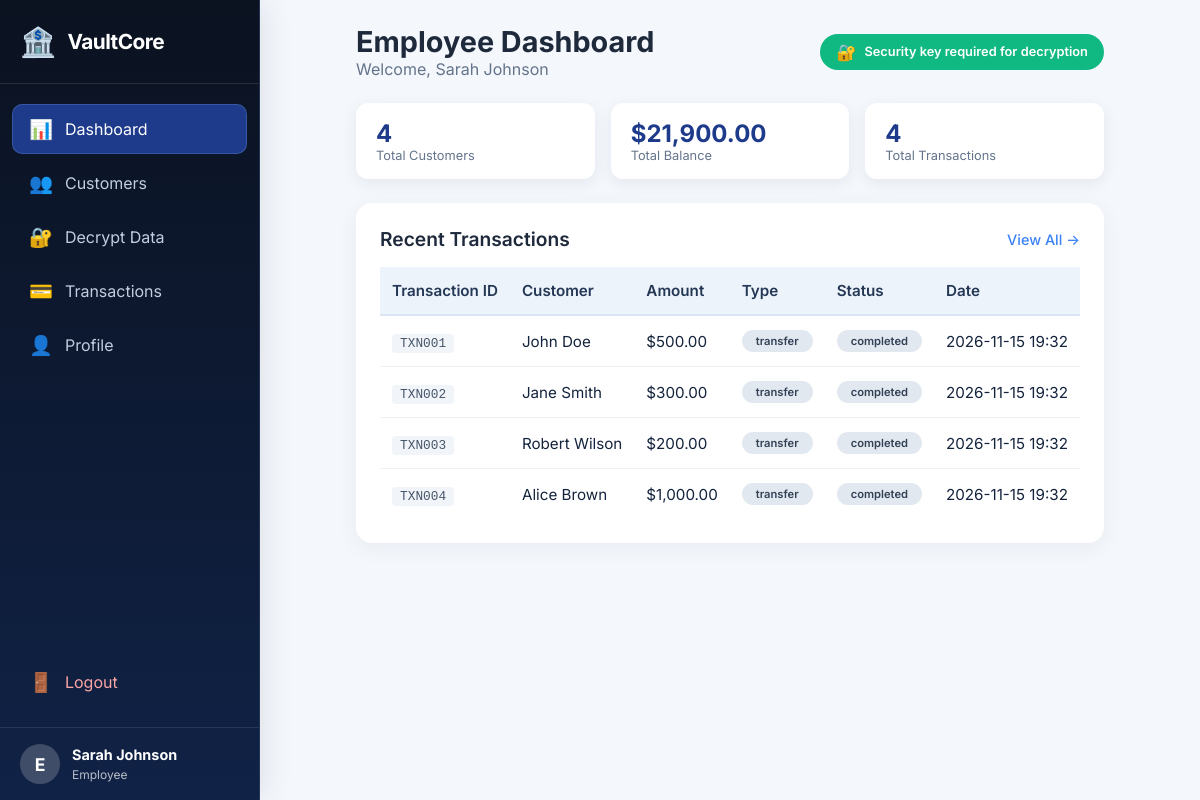
Page /employee/dashboard.php (signed in) on the committed database.
### tables this page shows
CREATE TABLE transactions (
    id INT PRIMARY KEY AUTO_INCREMENT,
    transaction_id VARCHAR(50) UNIQUE NOT NULL,
    customer_id INT,
    from_account VARCHAR(20),
    to_account VARCHAR(20),
    amount DECIMAL(15,2) NOT NULL,
    transaction_type ENUM('deposit', 'withdrawal', 'transfer', 'credit', 'debit') NOT NULL,
    description TEXT,
    status ENUM('pending', 'completed', 'failed', 'reversed') DEFAULT 'completed',
    created_at TIMESTAMP DEFAULT CURRENT_TIMESTAMP,
    FOREIGN KEY (customer_id) REFERENCES customers(id) ON DELETE CASCADE
);

CREATE TABLE customers (
    id INT PRIMARY KEY AUTO_INCREMENT,
    customer_id VARCHAR(20) UNIQUE NOT NULL,
    full_name VARCHAR(100) NOT NULL,
    email VARCHAR(100) UNIQUE NOT NULL,
    phone VARCHAR(20),
    password_hash VARCHAR(255) NOT NULL,
    account_number VARCHAR(20) UNIQUE NOT NULL,
    balance DECIMAL(15,2) DEFAULT 0.00,
    cipher_type ENUM('vigenere', 'columnar', 'railfence', 'hill') DEFAULT 'vigenere',
    cipher_key VARCHAR(50) NOT NULL,
    private_note TEXT,
    created_at TIMESTAMP DEFAULT CURRENT_TIMESTAMP,
    status ENUM('active', 'inactive', 'suspended') DEFAULT 'active'
);

### employee/dashboard.php (the view, shortened to what this page needs)
<?php
$db = new Database();
$conn = $db->getConnection();
$employeeName = $_SESSION['full_name'] ?? 'Employee';
$stmt = $conn->query("SELECT COUNT(*) as total FROM customers WHERE status = 'active'");
$stats['customers'] = $stmt->fetch()['total'];
$stmt = $conn->query("SELECT SUM(balance) as total FROM customers");
$stats['total_balance'] = $stmt->fetch()['total'] ?? 0;
$stmt = $conn->query("SELECT COUNT(*) as total FROM transactions");
$stats['transactions'] = $stmt->fetch()['total'];
$stmt = $conn->query("SELECT t.*, c.full_name, c.account_number FROM transactions t
                       JOIN customers c ON t.customer_id = c.id
                       ORDER BY t.created_at DESC LIMIT 10");
$transactions = $stmt->fetchAll();
?>
<!DOCTYPE html>
<html lang="en">
<head>
    <link rel="stylesheet" href="../css/style.css">
    <link rel="stylesheet" href="../css/dashboard.css">
    <link rel="stylesheet" href="../css/employee.css">
    <link rel="stylesheet" href="../css/vaultcore.css">
</head>
<body>
    <div class="sidebar">
        <div class="sidebar-brand">
            <span class="brand-icon">🏦</span>
            <span>VaultCore</span>
        </div>
        <nav class="sidebar-nav">
            <a href="dashboard.php" class="active">
                <span class="nav-icon">📊</span>
                <span>Dashboard</span>
            </a>
            <a href="customers.php">
                <span class="nav-icon">👥</span>
                <span>Customers</span>
            </a>
            <a href="decrypt.php">
                <span class="nav-icon">🔐</span>
                <span>Decrypt Data</span>
            </a>
            <a href="transactions.php">
                <span class="nav-icon">💳</span>
                <span>Transactions</span>
            </a>
            <a href="profile.php">
                <span class="nav-icon">👤</span>
                <span>Profile</span>
            </a>
            <a href="../auth/logout.php" class="logout">
                <span class="nav-icon">🚪</span>
                <span>Logout</span>
            </a>
        </nav>
        <div class="sidebar-footer">
            <div class="user-info">
                <span class="user-avatar">E</span>
                <div>
                    <strong><?= htmlspecialchars($employeeName) ?></strong>
                    <small>Employee</small>
                </div>
            </div>
        </div>
    </div>
    <div class="main-content">
        <header class="page-header">
            <div>
                <h1>Employee Dashboard</h1>
                <p>Welcome, <?= htmlspecialchars($employeeName) ?></p>
            </div>
            <div class="header-actions">
                <span class="security-badge">
                    <span class="lock-icon">🔐</span>
                    Security key required for decryption
                </span>
            </div>
        </header>
        <div class="employee-stats">
            <div class="employee-stat-card">
                <div class="stat-number"><?= number_format($stats['customers']) ?></div>
                <div class="stat-label">Total Customers</div>
            </div>
            <div class="employee-stat-card">
                <div class="stat-number">$<?= number_format($stats['total_balance'], 2) ?></div>
                <div class="stat-label">Total Balance</div>
            </div>
            <div class="employee-stat-card">
                <div class="stat-number"><?= number_format($stats['transactions']) ?></div>
                <div class="stat-label">Total Transactions</div>
            </div>
        </div>
        <div class="panel">
            <div class="panel-header">
                <h2>Recent Transactions</h2>
                <a href="transactions.php" class="btn-link">View All →</a>
            </div>
            <div class="table-responsive">
                <table>
                    <thead>
                        <tr>
                            <th>Transaction ID</th>
                            <th>Customer</th>
                            <th>Amount</th>
                            <th>Type</th>
                            <th>Status</th>
                            <th>Date</th>
                        </tr>
                    </thead>
                    <tbody>
                        <?php if (empty($transactions)): ?>
                        <tr><td colspan="6" class="text-center">No transactions found</td></tr>
                        <?php else: foreach ($transactions as $tx): ?>
                        <tr>
                            <td><span class="tx-id"><?= htmlspecialchars($tx['transaction_id']) ?></span></td>
                            <td><?= htmlspecialchars($tx['full_name']) ?></td>
                            <td class="<?= $tx['amount'] < 0 ? 'negative' : 'positive' ?>">
                                $<?= number_format(abs($tx['amount']), 2) ?>
                            </td>
                            <td><span class="badge badge-<?= $tx['transaction_type'] ?>"><?= $tx['transaction_type'] ?></span></td>
                            <td><span class="badge badge-<?= $tx['status'] ?>"><?= $tx['status'] ?></span></td>
                            <td><?= date('Y-m-d H:i', strtotime($tx['created_at'])) ?></td>
                        </tr>
                        <?php endforeach; endif; ?>
                    </tbody>
                </table>
            </div>
        </div>
    </div>
</body>
</html>

### css/style.css (style rules this page uses)
:root { --primary: #1e3a8a; --primary-dark: #0b2b5c; --primary-light: #3b5fc4; --gray-50: #f8fafc; --gray-100: #f1f5f9; --gray-200: #e2e8f0; --gray-400: #94a3b8; --gray-500: #64748b; --gray-600: #475569; --gray-800: #1e293b; --success: #16a34a; --warning: #f59e0b; --danger: #dc2626; --shadow: 0 1px 3px rgba(0, 0, 0, 0.1), 0 1px 2px rgba(0, 0, 0, 0.06); --shadow-lg: 0 10px 15px -3px rgba(0, 0, 0, 0.1), 0 4px 6px -2px rgba(0, 0, 0, 0.05); }
* { box-sizing: border-box; margin: 0; padding: 0; font-family: 'Inter', -apple-system, BlinkMacSystemFont, 'Segoe UI', Roboto, sans-serif; }
body { background: #f0f4fa; min-height: 100vh; display: flex; justify-content: center; align-items: center; }
.badge { background: #e2e8f0; padding: 4px 14px; border-radius: 40px; font-size: 0.7rem; font-weight: 600; color: #334155; display: inline-block; }
table { width: 100%; border-collapse: collapse; font-size: 0.95rem; }
th { background: #f8fafc; padding: 14px 12px; text-align: left; font-weight: 600; color: #1e293b; border-bottom: 2px solid #e2e8f0; }
td { padding: 14px 12px; border-bottom: 1px solid #edf2f7; vertical-align: middle; }
tr:last-child td { border-bottom: none; }

### css/dashboard.css (style rules this page uses)
.sidebar { position: fixed; left: 0; top: 0; bottom: 0; width: 260px; background: linear-gradient(180deg, var(--primary-dark), var(--primary)); color: white; display: flex; flex-direction: column; z-index: 100; transition: all 0.3s ease; }
.sidebar-brand { padding: 24px 20px; display: flex; align-items: center; gap: 12px; font-size: 1.3rem; font-weight: 700; border-bottom: 1px solid rgba(255, 255, 255, 0.1); }
.brand-icon { font-size: 1.8rem; }
.sidebar-nav { flex: 1; padding: 20px 12px; display: flex; flex-direction: column; gap: 4px; }
.sidebar-nav a { display: flex; align-items: center; gap: 12px; padding: 12px 16px; border-radius: 10px; color: rgba(255, 255, 255, 0.7); text-decoration: none; transition: all 0.3s ease; }
.sidebar-nav a.active { background: rgba(255, 255, 255, 0.15); color: white; }
.sidebar-nav a.logout { margin-top: auto; color: #fca5a5; }
.nav-icon { font-size: 1.2rem; }
.sidebar-footer { padding: 16px 20px; border-top: 1px solid rgba(255, 255, 255, 0.1); }
.user-info { display: flex; align-items: center; gap: 12px; }
.user-avatar { width: 40px; height: 40px; background: rgba(255, 255, 255, 0.2); border-radius: 50%; display: flex; align-items: center; justify-content: center; font-weight: 700; font-size: 1.1rem; }
.user-info strong { display: block; font-size: 0.9rem; }
.user-info small { font-size: 0.75rem; opacity: 0.7; }
.main-content { margin-left: 260px; padding: 24px 32px; min-height: 100vh; background: var(--gray-50); }
.page-header { display: flex; justify-content: space-between; align-items: center; margin-bottom: 24px; }
.page-header h1 { font-size: 1.8rem; font-weight: 700; color: var(--gray-800); }
.page-header p { color: var(--gray-500); }
.header-actions { display: flex; gap: 12px; }
.panel { background: white; border-radius: 16px; padding: 24px; box-shadow: var(--shadow); margin-bottom: 24px; }
.panel-header { display: flex; justify-content: space-between; align-items: center; margin-bottom: 16px; }
.panel-header h2 { font-size: 1.2rem; font-weight: 600; color: var(--gray-800); }
.btn-link { color: var(--primary-light); text-decoration: none; font-weight: 500; font-size: 0.9rem; }
.tx-id { font-family: 'Courier New', monospace; font-size: 0.8rem; color: var(--gray-600); background: var(--gray-100); padding: 2px 8px; border-radius: 4px; }

### css/employee.css (style rules this page uses)
.security-badge { display: inline-flex; align-items: center; gap: 8px; padding: 8px 16px; background: var(--success); color: white; border-radius: 20px; font-size: 0.8rem; font-weight: 600; }
.security-badge .lock-icon { font-size: 1rem; }
.employee-stats { display: grid; grid-template-columns: repeat(3, 1fr); gap: 16px; margin-bottom: 24px; }
.employee-stat-card { background: white; padding: 16px 20px; border-radius: 12px; box-shadow: var(--shadow); }
.employee-stat-card .stat-number { font-size: 1.5rem; font-weight: 700; color: var(--primary); }
.employee-stat-card .stat-label { font-size: 0.8rem; color: var(--gray-500); }

### rows in the picture
transactions: transaction "TXN001", customer.full_name "John Doe", amount "500.00", transaction_type "transfer", status "completed", created_at "2026-11-15 19:32"
transactions: transaction "TXN002", customer.full_name "Jane Smith", amount "300.00", transaction_type "transfer", status "completed", created_at "2026-11-15 19:32"
transactions: transaction "TXN003", customer.full_name "Robert Wilson", amount "200.00", transaction_type "transfer", status "completed", created_at "2026-11-15 19:32"
transactions: transaction "TXN004", customer.full_name "Alice Brown", amount "1,000.00", transaction_type "transfer", status "completed", created_at "2026-11-15 19:32"

### other values in the picture
$employeeName "Sarah Johnson"
$stats['customers'] "4"
$stats['total_balance'] "21,900.00"
$stats['transactions'] "4"
